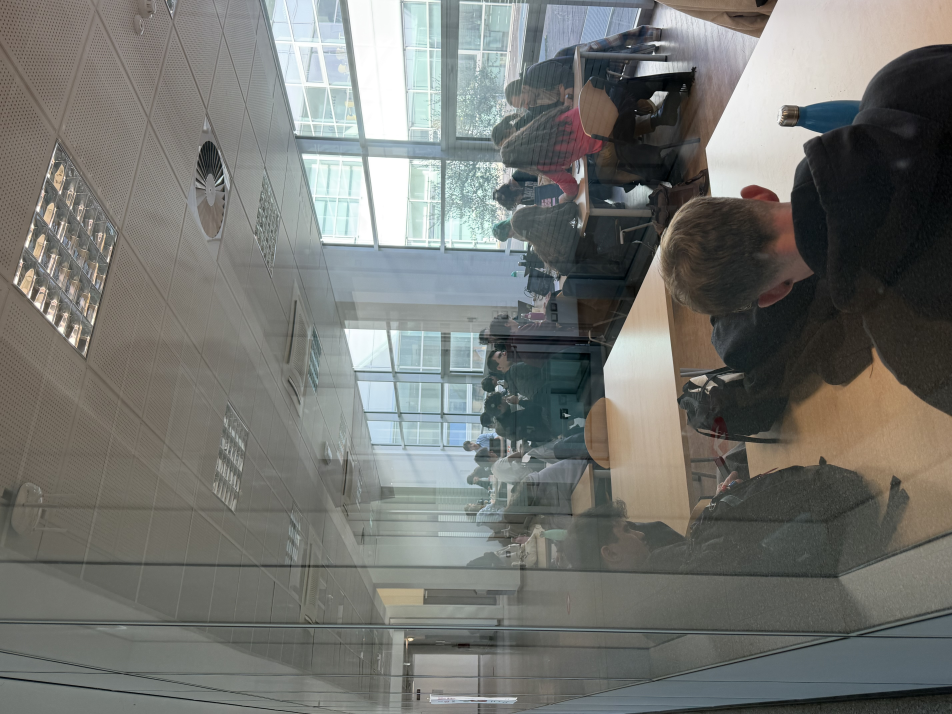
#> input picture data/reference/povo_photos/walk_2026-10-27/wetransfer_image00001-jpeg_2026-10-27_1300/image00009.jpeg, 5712 x 4284 px, given in place of image00031.jpeg, which was not available (shown at 1/6 size)
$ python review.py
#> lines starting #> are read from the running program, lines starting #| are printed output that depends on the picture; pictures that were not available may be replaced by others from this repository, and a replacement may not be noted
from pathlib import Path
from PIL import Image, ImageOps, ImageDraw
root=Path(__file__).resolve().parents[2]
archive=root/'data/reference/povo_photos/walk_2026-10-27/wetransfer_image00001-jpeg_2026-10-27_1300'
sheet=Image.new('RGB',(1800,1500),'white'); draw=ImageDraw.Draw(sheet)
#> after `sheet = Image.new('RGB', (1800, 1500), 'white')`: sheet: PIL image 1800x1500 RGB; every value is 255
for i,n in enumerate((31,34,35,37,38,40,43,44,45)):
    im=ImageOps.exif_transpose(Image.open(archive/f'image{n:05}.jpeg'))
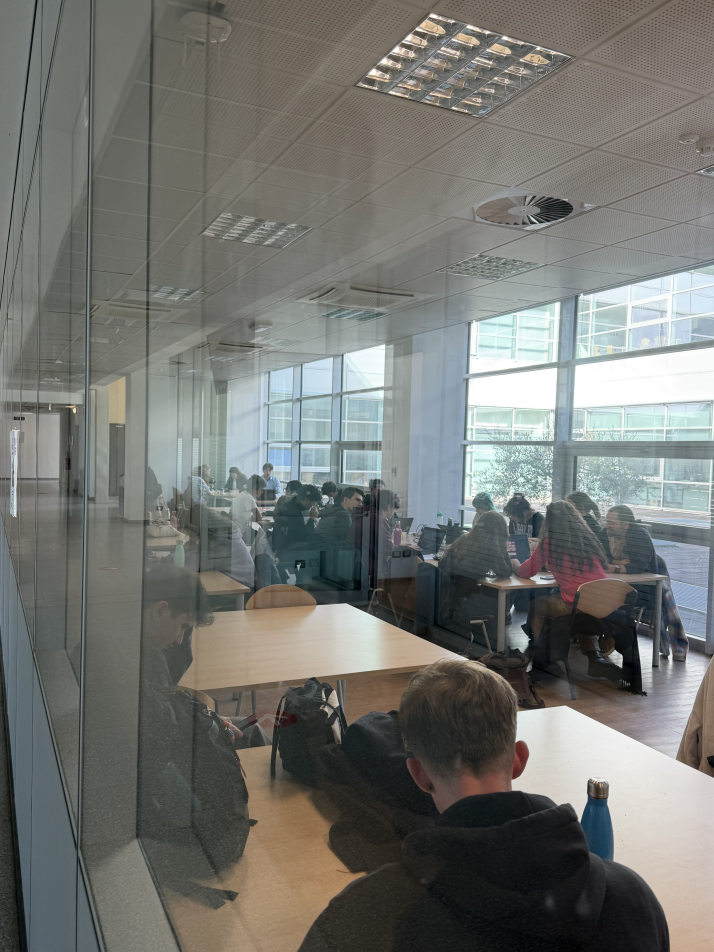
#> im: PIL image 4284x5712 RGB (shown at 1/6 size); mean R, G, B 116.3, 117.5, 113.5
    im.thumbnail((590,465)); x=i%3*600; y=i//3*500
#> after `im.thumbnail((590, 465))`:
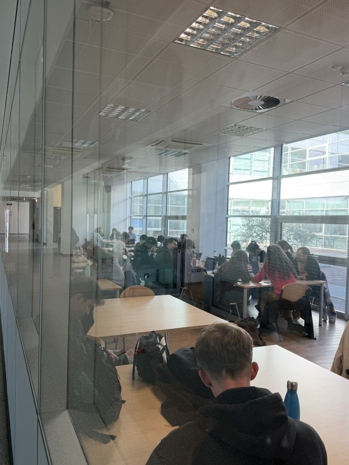
#> im: PIL image 349x465 RGB; mean R, G, B 116.3, 117.5, 113.5
    sheet.paste(im,(x,y+25)); draw.text((x+8,y+5),f'27 October photo {n}',fill='black')
#> after `sheet.paste(im, (x, y + 25))`:
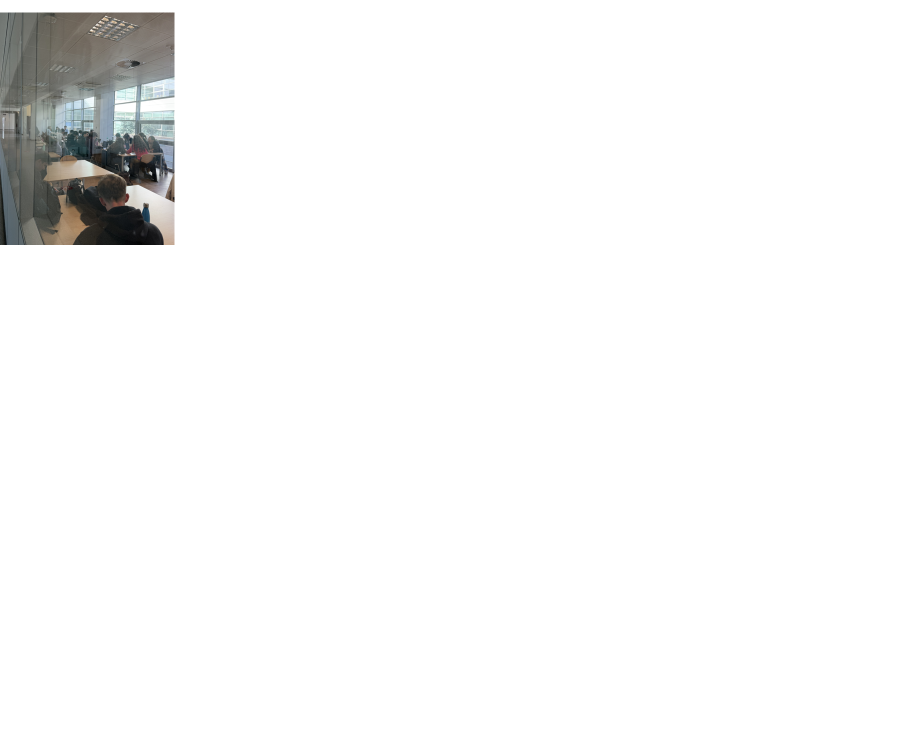
#> sheet: PIL image 1800x1500 RGB (shown at 1/2 size); mean R, G, B 246.7, 246.7, 246.5
#> pass 2 of the loop `for i,n in enumerate((31,34,35,37,38,40,43,44,45)):`:
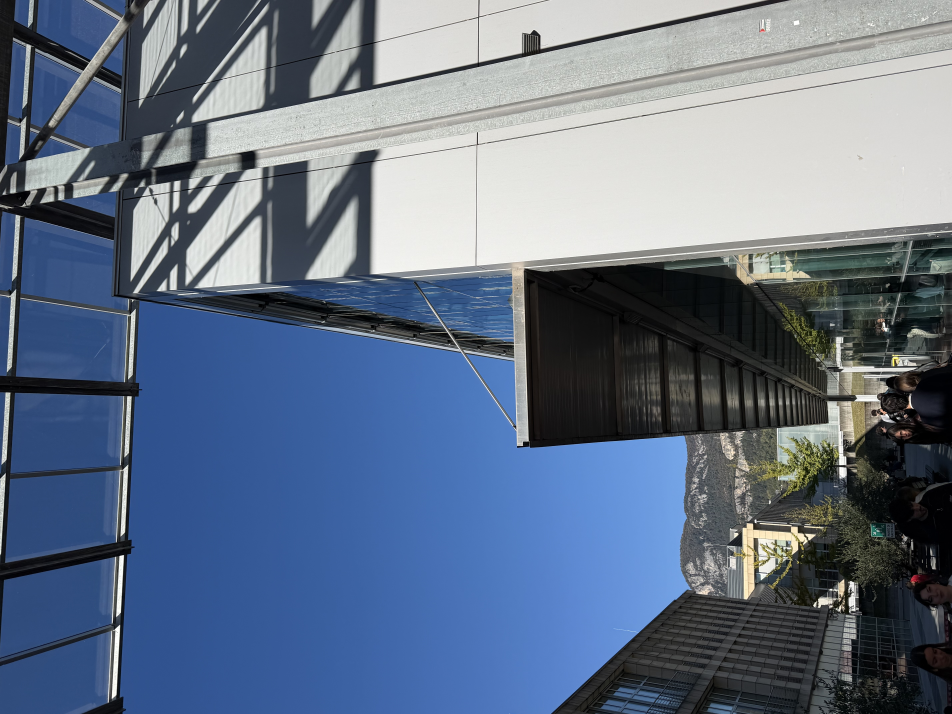
#> input picture data/reference/povo_photos/walk_2026-10-27/wetransfer_image00001-jpeg_2026-10-27_1300/image00014.jpeg, 5712 x 4284 px, given in place of image00034.jpeg, which was not available (shown at 1/6 size)
#> `im.thumbnail((590, 465))`:
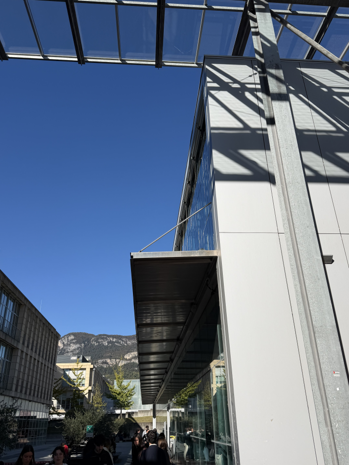
#> im: PIL image 349x465 RGB; mean R, G, B 100.1, 114.9, 136.5
#> `sheet.paste(im, (x, y + 25))`:
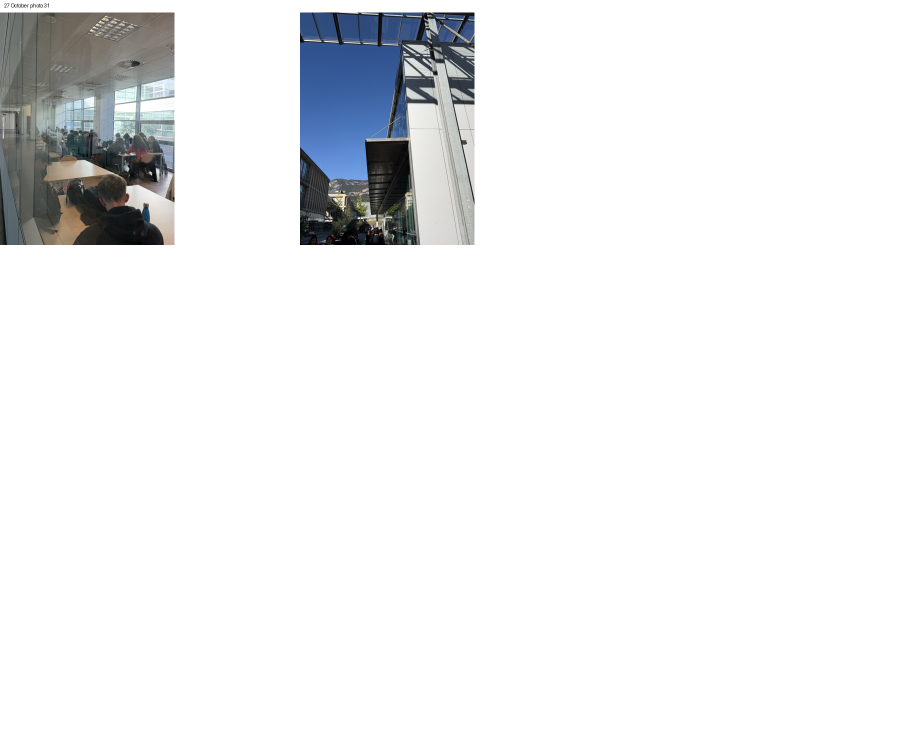
#> sheet: PIL image 1800x1500 RGB (shown at 1/2 size); mean R, G, B 237.3, 238.3, 239.4
#> (the run stopped early here; a loop or call above may not have finished)
